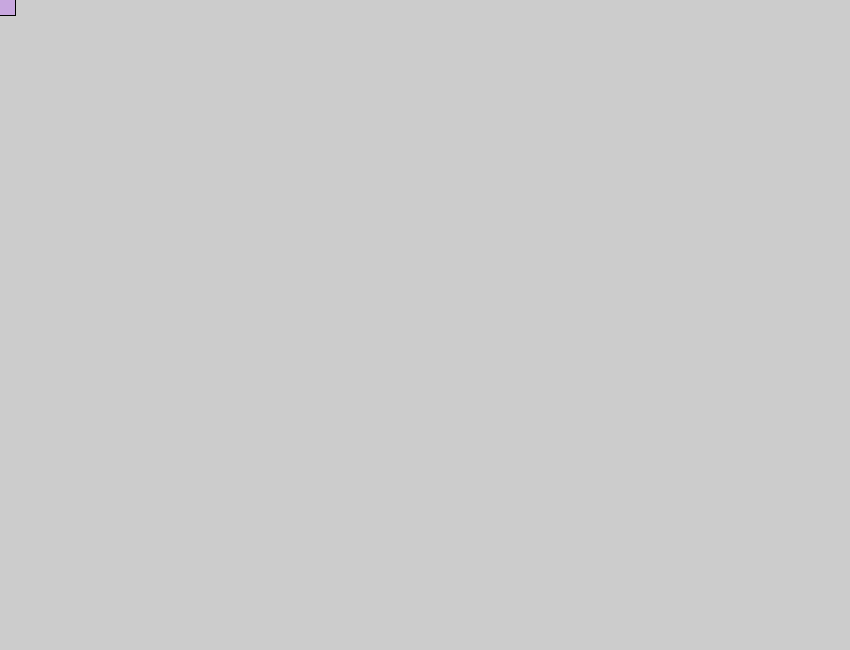
Frame 1 (no input)
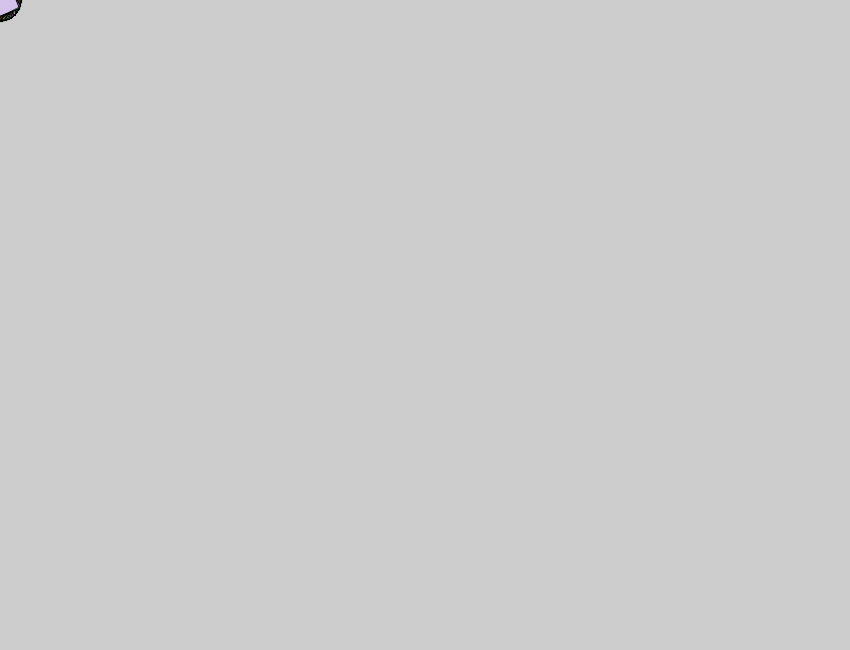
Frame 60 (the mouse pressed at the canvas centre just before this capture)
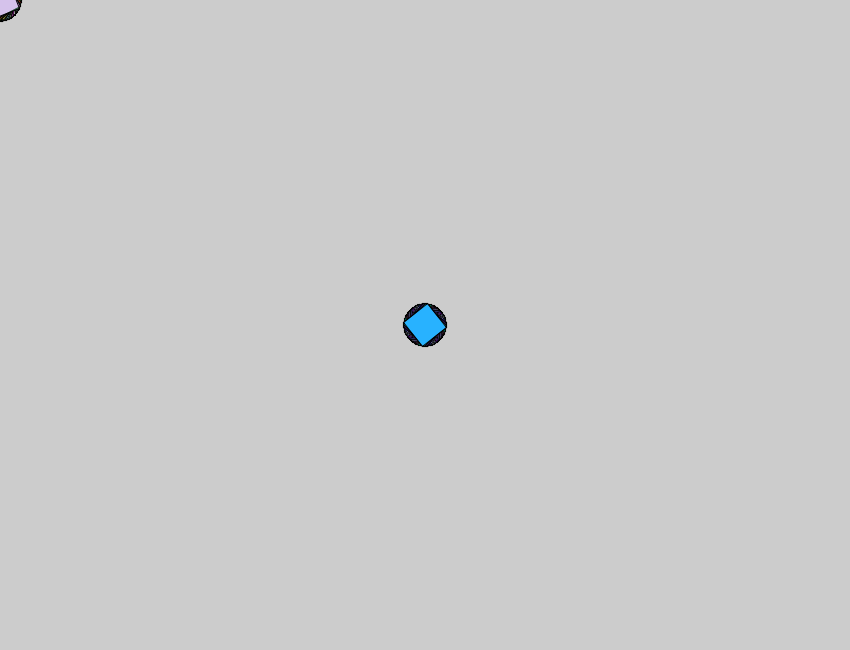
Frame 120 (the mouse held since frame 60 and released just before this capture)

The Processing sketch that drew these frames (run headless with seeded random() and noise(); from frame 60 on, the mouse is pressed at the canvas centre):

// Processing sketch: Funny_Square
// ── Funny_Square.pde
float angle = 0;

void setup() {
  size(850, 650);
}

void draw() {
  translate(mouseX, mouseY);
  rotate(angle);
  fill(random(0, 300), random(0, 400), random(0, 655), random(10, 365)); 
  rect(-15, -15, 30, 30);
  angle += 0.1;
}
